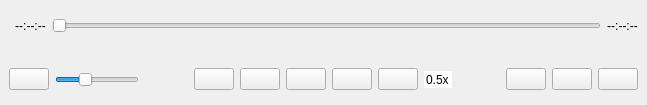
<?xml version="1.0" encoding="UTF-8"?>
<ui version="4.0">
 <class>PlayBar</class>
 <widget class="QWidget" name="PlayBar">
  <property name="geometry">
   <rect>
    <x>0</x>
    <y>0</y>
    <width>647</width>
    <height>105</height>
   </rect>
  </property>
  <property name="sizePolicy">
   <sizepolicy hsizetype="Preferred" vsizetype="Expanding">
    <horstretch>0</horstretch>
    <verstretch>0</verstretch>
   </sizepolicy>
  </property>
  <property name="minimumSize">
   <size>
    <width>0</width>
    <height>105</height>
   </size>
  </property>
  <property name="maximumSize">
   <size>
    <width>16777215</width>
    <height>105</height>
   </size>
  </property>
  <property name="windowTitle">
   <string>Form</string>
  </property>
  <property name="windowOpacity">
   <double>0.800000000000000</double>
  </property>
  <layout class="QVBoxLayout" name="verticalLayout">
   <property name="spacing">
    <number>2</number>
   </property>
   <property name="leftMargin">
    <number>0</number>
   </property>
   <property name="topMargin">
    <number>0</number>
   </property>
   <property name="rightMargin">
    <number>0</number>
   </property>
   <property name="bottomMargin">
    <number>0</number>
   </property>
   <item>
    <widget class="QWidget" name="widget_2" native="true">
     <property name="sizePolicy">
      <sizepolicy hsizetype="Preferred" vsizetype="Minimum">
       <horstretch>0</horstretch>
       <verstretch>0</verstretch>
      </sizepolicy>
     </property>
     <layout class="QHBoxLayout" name="horizontalLayout_3">
      <item>
       <widget class="QWidget" name="widget_3" native="true">
        <layout class="QHBoxLayout" name="horizontalLayout_2">
         <property name="spacing">
          <number>0</number>
         </property>
         <property name="leftMargin">
          <number>0</number>
         </property>
         <property name="topMargin">
          <number>0</number>
         </property>
         <property name="rightMargin">
          <number>0</number>
         </property>
         <property name="bottomMargin">
          <number>0</number>
         </property>
        </layout>
       </widget>
      </item>
      <item>
       <widget class="QLabel" name="playedProgressLabel">
        <property name="sizePolicy">
         <sizepolicy hsizetype="Fixed" vsizetype="Fixed">
          <horstretch>0</horstretch>
          <verstretch>0</verstretch>
         </sizepolicy>
        </property>
        <property name="text">
         <string>--:--:--</string>
        </property>
        <property name="textFormat">
         <enum>Qt::TextFormat::PlainText</enum>
        </property>
        <property name="scaledContents">
         <bool>false</bool>
        </property>
        <property name="alignment">
         <set>Qt::AlignmentFlag::AlignCenter</set>
        </property>
        <property name="textInteractionFlags">
         <set>Qt::TextInteractionFlag::NoTextInteraction</set>
        </property>
       </widget>
      </item>
      <item>
       <widget class="QSlider" name="progressSlider">
        <property name="sizePolicy">
         <sizepolicy hsizetype="Expanding" vsizetype="Minimum">
          <horstretch>0</horstretch>
          <verstretch>0</verstretch>
         </sizepolicy>
        </property>
        <property name="mouseTracking">
         <bool>true</bool>
        </property>
        <property name="minimum">
         <number>0</number>
        </property>
        <property name="maximum">
         <number>0</number>
        </property>
        <property name="pageStep">
         <number>10</number>
        </property>
        <property name="orientation">
         <enum>Qt::Orientation::Horizontal</enum>
        </property>
       </widget>
      </item>
      <item>
       <widget class="QLabel" name="totalProgressLabel">
        <property name="sizePolicy">
         <sizepolicy hsizetype="Fixed" vsizetype="Fixed">
          <horstretch>0</horstretch>
          <verstretch>0</verstretch>
         </sizepolicy>
        </property>
        <property name="text">
         <string>--:--:--</string>
        </property>
        <property name="textFormat">
         <enum>Qt::TextFormat::PlainText</enum>
        </property>
        <property name="alignment">
         <set>Qt::AlignmentFlag::AlignCenter</set>
        </property>
        <property name="textInteractionFlags">
         <set>Qt::TextInteractionFlag::NoTextInteraction</set>
        </property>
       </widget>
      </item>
     </layout>
    </widget>
   </item>
   <item>
    <widget class="QWidget" name="widget" native="true">
     <property name="sizePolicy">
      <sizepolicy hsizetype="Preferred" vsizetype="Minimum">
       <horstretch>0</horstretch>
       <verstretch>0</verstretch>
      </sizepolicy>
     </property>
     <layout class="QHBoxLayout" name="horizontalLayout">
      <item>
       <widget class="QPushButton" name="soundButton">
        <property name="sizePolicy">
         <sizepolicy hsizetype="Minimum" vsizetype="Fixed">
          <horstretch>0</horstretch>
          <verstretch>0</verstretch>
         </sizepolicy>
        </property>
        <property name="text">
         <string/>
        </property>
        <property name="icon">
         <iconset resource="qss.qrc">
          <normaloff>:/images/sound_2.svg</normaloff>:/images/sound_2.svg</iconset>
        </property>
        <property name="checkable">
         <bool>true</bool>
        </property>
       </widget>
      </item>
      <item>
       <widget class="QSlider" name="volumeSlider">
        <property name="sizePolicy">
         <sizepolicy hsizetype="Fixed" vsizetype="Fixed">
          <horstretch>0</horstretch>
          <verstretch>0</verstretch>
         </sizepolicy>
        </property>
        <property name="minimumSize">
         <size>
          <width>40</width>
          <height>0</height>
         </size>
        </property>
        <property name="baseSize">
         <size>
          <width>0</width>
          <height>0</height>
         </size>
        </property>
        <property name="mouseTracking">
         <bool>true</bool>
        </property>
        <property name="maximum">
         <number>100</number>
        </property>
        <property name="singleStep">
         <number>1</number>
        </property>
        <property name="pageStep">
         <number>10</number>
        </property>
        <property name="value">
         <number>33</number>
        </property>
        <property name="orientation">
         <enum>Qt::Orientation::Horizontal</enum>
        </property>
       </widget>
      </item>
      <item>
       <spacer name="horizontalSpacer">
        <property name="orientation">
         <enum>Qt::Orientation::Horizontal</enum>
        </property>
        <property name="sizeType">
         <enum>QSizePolicy::Policy::Expanding</enum>
        </property>
        <property name="sizeHint" stdset="0">
         <size>
          <width>30</width>
          <height>20</height>
         </size>
        </property>
       </spacer>
      </item>
      <item>
       <widget class="QPushButton" name="randomButton">
        <property name="text">
         <string/>
        </property>
        <property name="icon">
         <iconset resource="qss.qrc">
          <normaloff>:/images/shuffle.svg</normaloff>:/images/shuffle.svg</iconset>
        </property>
        <property name="checkable">
         <bool>true</bool>
        </property>
       </widget>
      </item>
      <item>
       <widget class="QPushButton" name="prevButton">
        <property name="sizePolicy">
         <sizepolicy hsizetype="Fixed" vsizetype="Fixed">
          <horstretch>0</horstretch>
          <verstretch>0</verstretch>
         </sizepolicy>
        </property>
        <property name="text">
         <string/>
        </property>
        <property name="icon">
         <iconset resource="qss.qrc">
          <normaloff>:/images/rewind.svg</normaloff>:/images/rewind.svg</iconset>
        </property>
       </widget>
      </item>
      <item>
       <widget class="QPushButton" name="playButton">
        <property name="sizePolicy">
         <sizepolicy hsizetype="Fixed" vsizetype="Fixed">
          <horstretch>0</horstretch>
          <verstretch>0</verstretch>
         </sizepolicy>
        </property>
        <property name="text">
         <string/>
        </property>
        <property name="icon">
         <iconset resource="qss.qrc">
          <normaloff>:/images/play.svg</normaloff>:/images/play.svg</iconset>
        </property>
       </widget>
      </item>
      <item>
       <widget class="QPushButton" name="nextButton">
        <property name="sizePolicy">
         <sizepolicy hsizetype="Fixed" vsizetype="Fixed">
          <horstretch>0</horstretch>
          <verstretch>0</verstretch>
         </sizepolicy>
        </property>
        <property name="text">
         <string/>
        </property>
        <property name="icon">
         <iconset resource="qss.qrc">
          <normaloff>:/images/forward.svg</normaloff>:/images/forward.svg</iconset>
        </property>
       </widget>
      </item>
      <item>
       <widget class="QPushButton" name="repeatButton">
        <property name="text">
         <string/>
        </property>
        <property name="icon">
         <iconset resource="qss.qrc">
          <normaloff>:/images/repeat.svg</normaloff>:/images/repeat.svg</iconset>
        </property>
        <property name="checkable">
         <bool>true</bool>
        </property>
       </widget>
      </item>
      <item>
       <widget class="QDoubleSpinBox" name="speedSpin">
        <property name="minimumSize">
         <size>
          <width>0</width>
          <height>0</height>
         </size>
        </property>
        <property name="maximumSize">
         <size>
          <width>16777215</width>
          <height>16777215</height>
         </size>
        </property>
        <property name="wrapping">
         <bool>false</bool>
        </property>
        <property name="frame">
         <bool>false</bool>
        </property>
        <property name="alignment">
         <set>Qt::AlignmentFlag::AlignCenter</set>
        </property>
        <property name="readOnly">
         <bool>false</bool>
        </property>
        <property name="buttonSymbols">
         <enum>QAbstractSpinBox::ButtonSymbols::NoButtons</enum>
        </property>
        <property name="keyboardTracking">
         <bool>false</bool>
        </property>
        <property name="suffix">
         <string>x</string>
        </property>
        <property name="decimals">
         <number>1</number>
        </property>
        <property name="minimum">
         <double>0.500000000000000</double>
        </property>
        <property name="maximum">
         <double>4.000000000000000</double>
        </property>
        <property name="singleStep">
         <double>0.500000000000000</double>
        </property>
       </widget>
      </item>
      <item>
       <spacer name="horizontalSpacer_2">
        <property name="orientation">
         <enum>Qt::Orientation::Horizontal</enum>
        </property>
        <property name="sizeHint" stdset="0">
         <size>
          <width>40</width>
          <height>20</height>
         </size>
        </property>
       </spacer>
      </item>
      <item>
       <widget class="QPushButton" name="feelingButton">
        <property name="sizePolicy">
         <sizepolicy hsizetype="Fixed" vsizetype="Fixed">
          <horstretch>0</horstretch>
          <verstretch>0</verstretch>
         </sizepolicy>
        </property>
        <property name="text">
         <string/>
        </property>
        <property name="icon">
         <iconset resource="qss.qrc">
          <normaloff>:/images/robot.svg</normaloff>:/images/robot.svg</iconset>
        </property>
       </widget>
      </item>
      <item>
       <widget class="QPushButton" name="settingButton">
        <property name="text">
         <string/>
        </property>
        <property name="icon">
         <iconset resource="qss.qrc">
          <normaloff>:/images/setting.svg</normaloff>:/images/setting.svg</iconset>
        </property>
        <property name="checkable">
         <bool>false</bool>
        </property>
       </widget>
      </item>
      <item>
       <widget class="QPushButton" name="playlistButton">
        <property name="text">
         <string/>
        </property>
        <property name="icon">
         <iconset resource="qss.qrc">
          <normaloff>:/images/playlist.svg</normaloff>:/images/playlist.svg</iconset>
        </property>
        <property name="checkable">
         <bool>true</bool>
        </property>
       </widget>
      </item>
     </layout>
    </widget>
   </item>
  </layout>
 </widget>
 <resources>
  <include location="qss.qrc"/>
 </resources>
 <connections/>
</ui>
